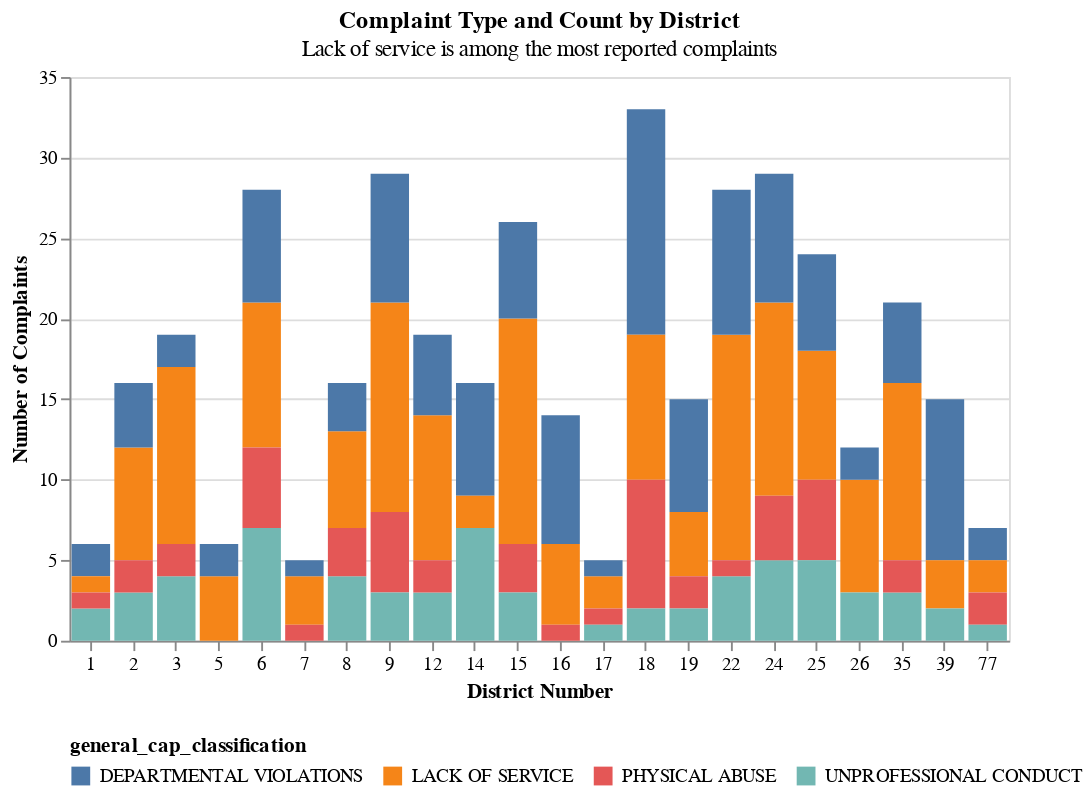

Source (notebook cell):
### Code cell
top_7_chart = alt.Chart(top_7_data, title = alt.Title("Complaint Type and Count by District", subtitle = "Lack of service is among the most reported complaints")).mark_bar().encode(
    x = alt.X("district_occurrence:N", title = "District Number", axis = alt.Axis(labelAngle = 0)),
    y = alt.Y("count", title = "Number of Complaints"),
    color = alt.Color("general_cap_classification:N",legend = alt.Legend(orient="bottom", direction = "horizontal")),
    tooltip = [alt.Tooltip("general_cap_classification:N", title="Complaint Type"), "count:Q"],
).properties(
    width = 500
)

top_7_chart

### Figure 1 — Vega-Lite specification as saved in the notebook (floating-point values rounded to 4 significant figures)
{"config": {"view": {"continuousWidth": 300, "continuousHeight": 300}}, "data": {"name": "data-0e5d1b05f27e1f07257fc326cb187ae2"}, "mark": {"type": "bar"}, "encoding": {"color": {"field": "general_cap_classification", "legend": {"direction": "horizontal", "orient": "bottom"}, "type": "nominal"}, "tooltip": [{"field": "general_cap_classification", "title": "Complaint Type", "type": "nominal"}, {"field": "count", "type": "quantitative"}], "x": {"axis": {"labelAngle": 0}, "field": "district_occurrence", "title": "District Number", "type": "nominal"}, "y": {"field": "count", "title": "Number of Complaints", "type": "quantitative"}}, "title": {"text": "Complaint Type and Count by District", "subtitle": "Lack of service is among the most reported complaints"}, "width": 500, "$schema": "https://vega.github.io/schema/vega-lite/v5.16.3.json", "datasets": {"data-0e5d1b05f27e1f07257fc326cb187ae2": [{"district_occurrence": 1, "general_cap_classification": "DEPARTMENTAL VIOLATIONS", "count": 2}, {"district_occurrence": 1, "general_cap_classification": "UNPROFESSIONAL CONDUCT", "count": 2}, {"district_occurrence": 1, "general_cap_classification": "LACK OF SERVICE", "count": 1}, {"district_occurrence": 1, "general_cap_classification": "PHYSICAL ABUSE", "count": 1}, {"district_occurrence": 2, "general_cap_classification": "LACK OF SERVICE", "count": 7}, {"district_occurrence": 2, "general_cap_classification": "DEPARTMENTAL VIOLATIONS", "count": 4}, {"district_occurrence": 2, "general_cap_classification": "UNPROFESSIONAL CONDUCT", "count": 3}, {"district_occurrence": 2, "general_cap_classification": "PHYSICAL ABUSE", "count": 2}, {"district_occurrence": 3, "general_cap_classification": "LACK OF SERVICE", "count": 11}, {"district_occurrence": 3, "general_cap_classification": "UNPROFESSIONAL CONDUCT", "count": 4}, {"district_occurrence": 3, "general_cap_classification": "DEPARTMENTAL VIOLATIONS", "count": 2}, {"district_occurrence": 3, "general_cap_classification": "PHYSICAL ABUSE", "count": 2}, {"district_occurrence": 5, "general_cap_classification": "LACK OF SERVICE", "count": 4}, {"district_occurrence": 5, "general_cap_classification": "DEPARTMENTAL VIOLATIONS", "count": 2}, {"district_occurrence": 6, "general_cap_classification": "LACK OF SERVICE", "count": 9}, {"district_occurrence": 6, "general_cap_classification": "DEPARTMENTAL VIOLATIONS", "count": 7}, {"district_occurrence": 6, "general_cap_classification": "UNPROFESSIONAL CONDUCT", "count": 7}, {"district_occurrence": 6, "general_cap_classification": "PHYSICAL ABUSE", "count": 5}, {"district_occurrence": 7, "general_cap_classification": "LACK OF SERVICE", "count": 3}, {"district_occurrence": 7, "general_cap_classification": "DEPARTMENTAL VIOLATIONS", "count": 1}, {"district_occurrence": 7, "general_cap_classification": "PHYSICAL ABUSE", "count": 1}, {"district_occurrence": 8, "general_cap_classification": "LACK OF SERVICE", "count": 6}, {"district_occurrence": 8, "general_cap_classification": "UNPROFESSIONAL CONDUCT", "count": 4}, {"district_occurrence": 8, "general_cap_classification": "DEPARTMENTAL VIOLATIONS", "count": 3}, {"district_occurrence": 8, "general_cap_classification": "PHYSICAL ABUSE", "count": 3}, {"district_occurrence": 9, "general_cap_classification": "LACK OF SERVICE", "count": 13}, {"district_occurrence": 9, "general_cap_classification": "DEPARTMENTAL VIOLATIONS", "count": 8}, {"district_occurrence": 9, "general_cap_classification": "PHYSICAL ABUSE", "count": 5}, {"district_occurrence": 9, "general_cap_classification": "UNPROFESSIONAL CONDUCT", "count": 3}, {"district_occurrence": 12, "general_cap_classification": "LACK OF SERVICE", "count": 9}, {"district_occurrence": 12, "general_cap_classification": "DEPARTMENTAL VIOLATIONS", "count": 5}, {"district_occurrence": 12, "general_cap_classification": "UNPROFESSIONAL CONDUCT", "count": 3}, {"district_occurrence": 12, "general_cap_classification": "PHYSICAL ABUSE", "count": 2}, {"district_occurrence": 14, "general_cap_classification": "DEPARTMENTAL VIOLATIONS", "count": 7}, {"district_occurrence": 14, "general_cap_classification": "UNPROFESSIONAL CONDUCT", "count": 7}, {"district_occurrence": 14, "general_cap_classification": "LACK OF SERVICE", "count": 2}, {"district_occurrence": 15, "general_cap_classification": "LACK OF SERVICE", "count": 14}, {"district_occurrence": 15, "general_cap_classification": "DEPARTMENTAL VIOLATIONS", "count": 6}, {"district_occurrence": 15, "general_cap_classification": "PHYSICAL ABUSE", "count": 3}, {"district_occurrence": 15, "general_cap_classification": "UNPROFESSIONAL CONDUCT", "count": 3}, {"district_occurrence": 16, "general_cap_classification": "DEPARTMENTAL VIOLATIONS", "count": 8}, {"district_occurrence": 16, "general_cap_classification": "LACK OF SERVICE", "count": 5}, {"district_occurrence": 16, "general_cap_classification": "PHYSICAL ABUSE", "count": 1}, {"district_occurrence": 17, "general_cap_classification": "LACK OF SERVICE", "count": 2}, {"district_occurrence": 17, "general_cap_classification": "DEPARTMENTAL VIOLATIONS", "count": 1}, {"district_occurrence": 17, "general_cap_classification": "PHYSICAL ABUSE", "count": 1}, {"district_occurrence": 17, "general_cap_classification": "UNPROFESSIONAL CONDUCT", "count": 1}, {"district_occurrence": 18, "general_cap_classification": "DEPARTMENTAL VIOLATIONS", "count": 14}, {"district_occurrence": 18, "general_cap_classification": "LACK OF SERVICE", "count": 9}, {"district_occurrence": 18, "general_cap_classification": "PHYSICAL ABUSE", "count": 8}, {"district_occurrence": 18, "general_cap_classification": "UNPROFESSIONAL CONDUCT", "count": 2}, {"district_occurrence": 19, "general_cap_classification": "DEPARTMENTAL VIOLATIONS", "count": 7}, {"district_occurrence": 19, "general_cap_classification": "LACK OF SERVICE", "count": 4}, {"district_occurrence": 19, "general_cap_classification": "PHYSICAL ABUSE", "count": 2}, {"district_occurrence": 19, "general_cap_classification": "UNPROFESSIONAL CONDUCT", "count": 2}, {"district_occurrence": 22, "general_cap_classification": "LACK OF SERVICE", "count": 14}, {"district_occurrence": 22, "general_cap_classification": "DEPARTMENTAL VIOLATIONS", "count": 9}, {"district_occurrence": 22, "general_cap_classification": "UNPROFESSIONAL CONDUCT", "count": 4}, {"district_occurrence": 22, "general_cap_classification": "PHYSICAL ABUSE", "count": 1}, {"district_occurrence": 24, "general_cap_classification": "LACK OF SERVICE", "count": 12}, {"district_occurrence": 24, "general_cap_classification": "DEPARTMENTAL VIOLATIONS", "count": 8}, {"district_occurrence": 24, "general_cap_classification": "UNPROFESSIONAL CONDUCT", "count": 5}, {"district_occurrence": 24, "general_cap_classification": "PHYSICAL ABUSE", "count": 4}, {"district_occurrence": 25, "general_cap_classification": "LACK OF SERVICE", "count": 8}, {"district_occurrence": 25, "general_cap_classification": "DEPARTMENTAL VIOLATIONS", "count": 6}, {"district_occurrence": 25, "general_cap_classification": "PHYSICAL ABUSE", "count": 5}, {"district_occurrence": 25, "general_cap_classification": "UNPROFESSIONAL CONDUCT", "count": 5}, {"district_occurrence": 26, "general_cap_classification": "LACK OF SERVICE", "count": 7}, {"district_occurrence": 26, "general_cap_classification": "UNPROFESSIONAL CONDUCT", "count": 3}, {"district_occurrence": 26, "general_cap_classification": "DEPARTMENTAL VIOLATIONS", "count": 2}, {"district_occurrence": 35, "general_cap_classification": "LACK OF SERVICE", "count": 11}, {"district_occurrence": 35, "general_cap_classification": "DEPARTMENTAL VIOLATIONS", "count": 5}, {"district_occurrence": 35, "general_cap_classification": "UNPROFESSIONAL CONDUCT", "count": 3}, {"district_occurrence": 35, "general_cap_classification": "PHYSICAL ABUSE", "count": 2}, {"district_occurrence": 39, "general_cap_classification": "DEPARTMENTAL VIOLATIONS", "count": 10}, {"district_occurrence": 39, "general_cap_classification": "LACK OF SERVICE", "count": 3}, {"district_occurrence": 39, "general_cap_classification": "UNPROFESSIONAL CONDUCT", "count": 2}, {"district_occurrence": 77, "general_cap_classification": "DEPARTMENTAL VIOLATIONS", "count": 2}, {"district_occurrence": 77, "general_cap_classification": "LACK OF SERVICE", "count": 2}, {"district_occurrence": 77, "general_cap_classification": "PHYSICAL ABUSE", "count": 2}, {"district_occurrence": 77, "general_cap_classification": "UNPROFESSIONAL CONDUCT", "count": 1}]}}
